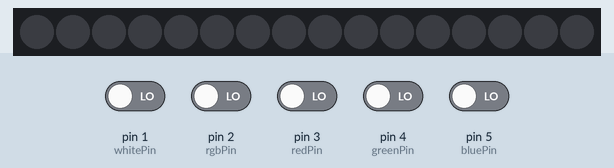
Bench run of a sketch on a simulated Arduino Uno, built with avr-gcc and run on an emulated ATmega328P. Parts: 16 RGB LEDs in strip order, left to right. The test bench sets the inputs (shaded band); at power-on: pin 1 (whitePin), pin 2 (rgbPin), pin 3 (redPin), pin 4 (greenPin), pin 5 (bluePin) LOW. Dim RGB values are drawn brighter than linear.

Above: at 1.2 s.
1.3 s: pin 2 (rgbPin) driven HIGH
At 1.79 s:
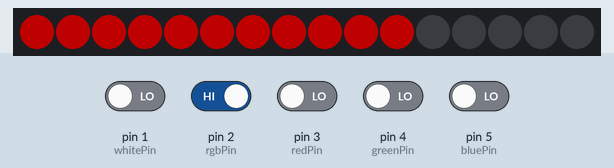
3.7 s: pin 1 (whitePin) driven HIGH
At 4.56 s:
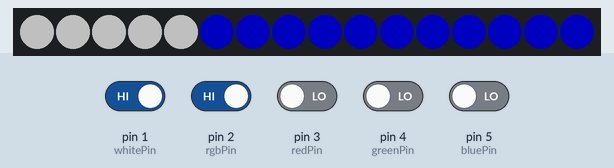
6.7 s: pin 4 (greenPin) driven HIGH
At 8.56 s:
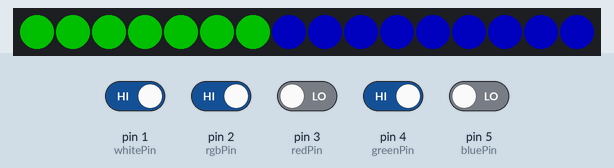
9.7 s: pin 3 (redPin) driven HIGH
At 11.03 s:
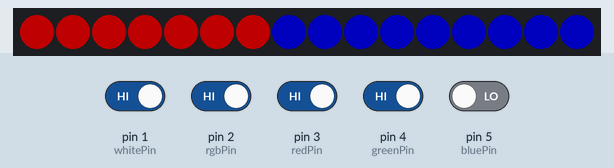
12.3 s: pin 5 (bluePin) driven HIGH
At 15.03 s:
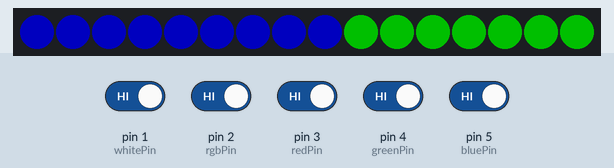
15.3 s: pin 2 (rgbPin) driven LOW
At 17.81 s:
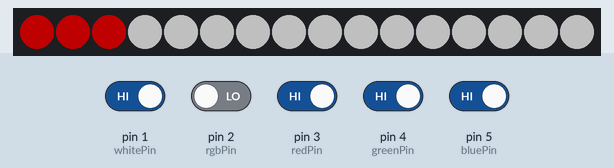
Timing chart, 0 to 19.3 s (numbered marks = the images above; inputs shaded):
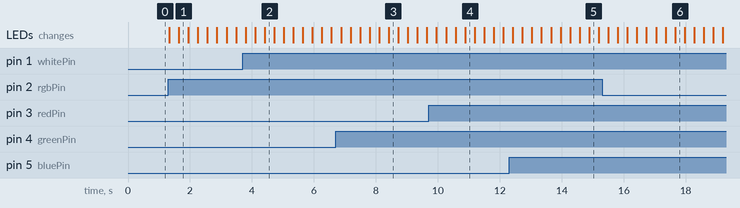

The sketch:

simplerob.ino
```cpp
#include <Adafruit_NeoPixel.h>
#ifdef __AVR__
#include <avr/power.h>
#endif


#define PIN            6


#define NUMPIXELS      16

const int whitePin = 1;
int rgbPin = 2;
int redPin = 3;
int greenPin = 4;
int bluePin = 5;
int buttonState = 0;

Adafruit_NeoPixel pixels = Adafruit_NeoPixel(NUMPIXELS, PIN, NEO_GRB + NEO_KHZ800);

int delayval = 30; // delay for half a second

void clear_pixels() {
  for (int i = 0; i < 16; i++) {
    pixels.setPixelColor(i, pixels.Color(0, 0, 0)); // Moderately bright green color.
  }
  pixels.show();
}

void setup() {
  pinMode(whitePin, INPUT);
  pinMode(rgbPin, INPUT);
  pinMode(redPin, INPUT);
  pinMode(greenPin, INPUT);
  pinMode(bluePin, INPUT);
  pixels.begin(); // This initializes the NeoPixel library.
  clear_pixels();
}

void loop() {

  if ( digitalRead(whitePin) == HIGH ) {
    white();
  }

  if ( digitalRead(rgbPin) == HIGH ) {
    rgb();
  }

  if ( digitalRead(redPin) == HIGH ) {
    red();
  }

  if ( digitalRead(greenPin) == HIGH ) {
    green();
  }

  if ( digitalRead(bluePin) == HIGH ) {
    blue();
  }
}

void white() {
  buttonState = digitalRead(whitePin);
  if (buttonState == HIGH )
  {
    for (int i = 0; i < 16; i++) {
      pixels.setPixelColor(i, pixels.Color(83, 83, 83));
      delay(delayval);
      pixels.show();
    }
  }
}

void rgb() {
  buttonState = digitalRead(rgbPin);
  if (buttonState == HIGH )
  {
    for (int i = 0; i < 16; i++) {
      pixels.setPixelColor(i, pixels.Color(83, 0, 0));
      delay(delayval);
      pixels.show();
    }
    for (int i = 0; i < 16; i++) {
      pixels.setPixelColor(i, pixels.Color(0, 83, 0));
      delay(delayval);
      pixels.show();
    }
    for (int i = 0; i < 16; i++) {
      pixels.setPixelColor(i, pixels.Color(0, 0, 83));
      delay(delayval);
      pixels.show();
    }
  }
}

void red() {
  buttonState = digitalRead(redPin);
  if (buttonState == HIGH )
  {
    for (int i = 0; i < 16; i++) {
      pixels.setPixelColor(i, pixels.Color(83, 0, 0));
      delay(delayval);
      pixels.show();
    }
  }
}

void green() {
  buttonState = digitalRead(greenPin);
  if (buttonState == HIGH )
  {
    for (int i = 0; i < 16; i++) {
      pixels.setPixelColor(i, pixels.Color(0, 83, 0));
      delay(delayval);
      pixels.show();
    }
  }
}

void blue() {
  buttonState = digitalRead(bluePin);
  if (buttonState == HIGH )
  {
    for (int i = 0; i < 16; i++) {
      pixels.setPixelColor(i, pixels.Color(0, 0, 83));
      delay(delayval);
      pixels.show();
    }
  }
}
```

Measured:
- after the input at 1.3 s, the LEDs: first change at once (image 1 shows a later state)
- after the input at 3.7 s, the LEDs: first differ from a run without the input after 0.71 s (image 2)
- after the input at 9.7 s, the LEDs: first differ from a run without the input after 1.2 s (image 4)
